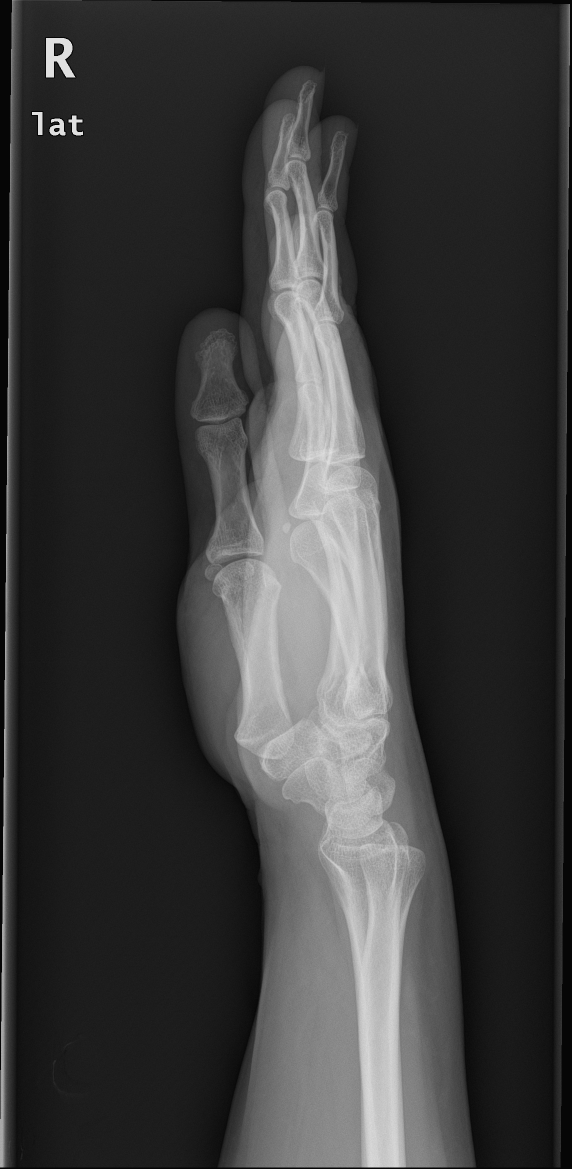
#> input picture data/1608221504LT_Image.jpg, 1144 x 2338 px (shown at 1/2 size); its folder holds 4 pictures in this run
$ python image_dim2.py   (older library calls are emulated)
#> lines starting #> are read from the running program, lines starting #| are printed output that depends on the picture
import scipy
from scipy import misc
import glob

min0=8000
min1=8000
min2=8000
max0=0
max1=0
max2=0
filelist = glob.glob("data/*Image.jpg")
dimlist = [ scipy.misc.imread(f).shape for f in filelist ]
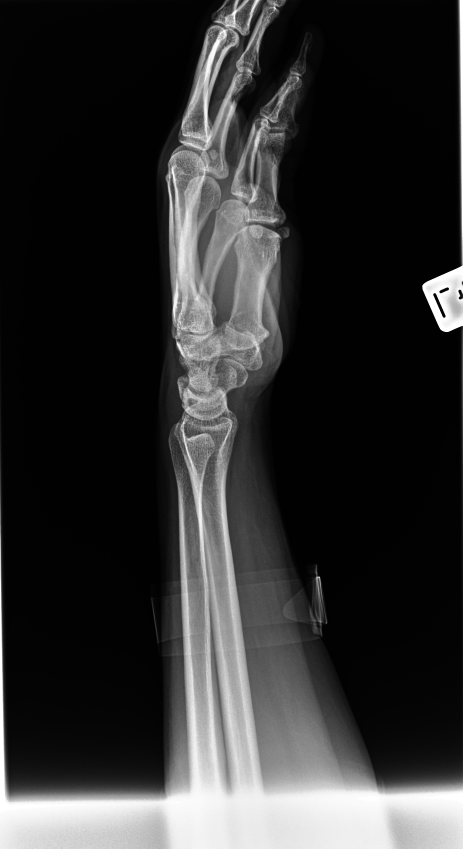
#> input picture data/1608221519LT_Image.jpg, 925 x 1697 px (shown at 1/2 size)
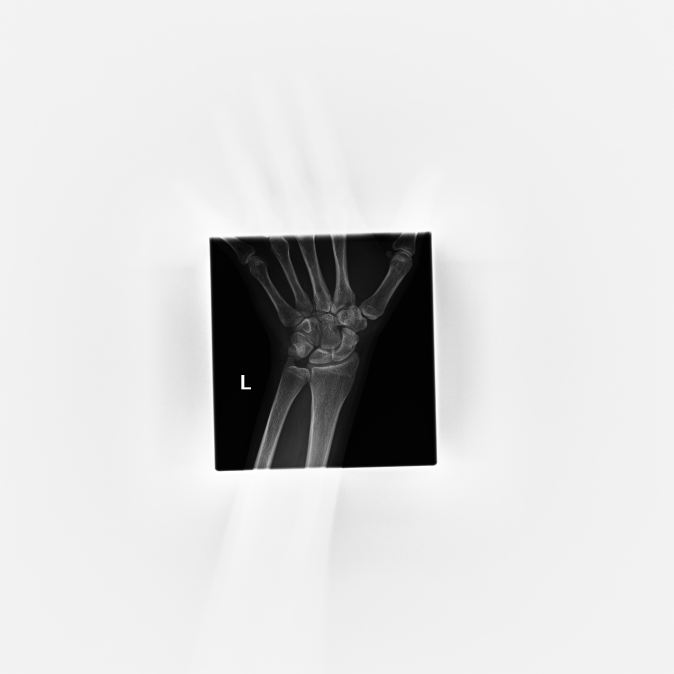
#> input picture data/1608221529AP_Image.jpg, 2022 x 2022 px (shown at 1/3 size)
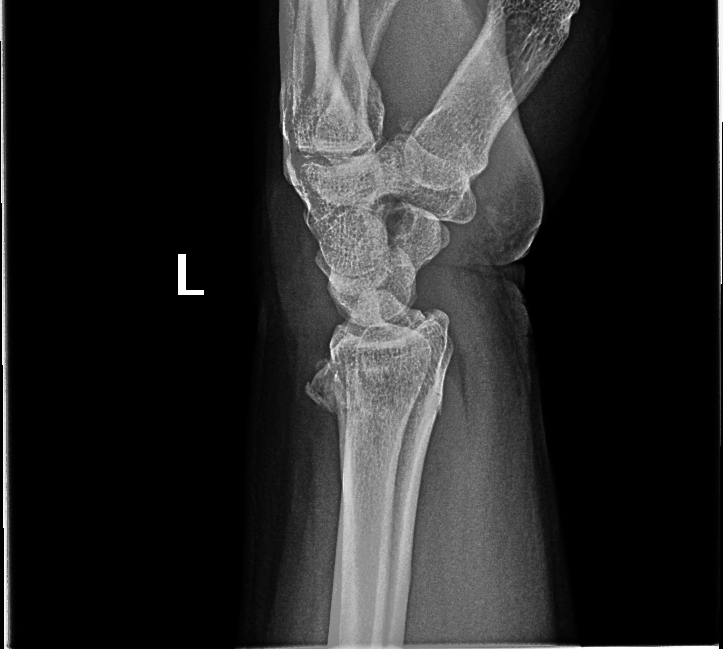
#> input picture data/1608221534LT_Image.jpg, 723 x 649 px
#> dimlist = [(2338, 1144, 3), (1697, 925, 3), (2022, 2022, 3), (649, 723, 3)]

max = [ max(e[i] for e in dimlist) for i in range(0,3) ]
#> max = [2338, 2022, 3]
min = [ min(e[i] for e in dimlist) for i in range(0,3) ]
#> min = [649, 723, 3]

print ("max:", max)
#| max: [2338, 2022, 3]
print ("min:", min)
#| min: [649, 723, 3]
